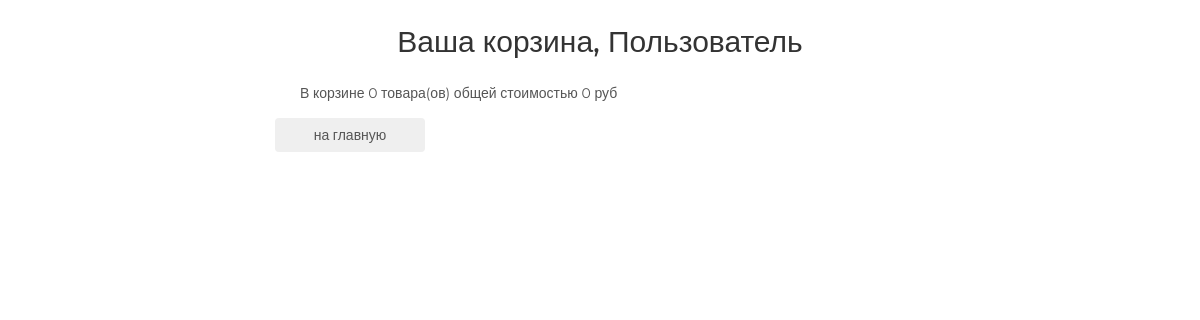
The page /basket/ (signed in) on the database as committed earlier.
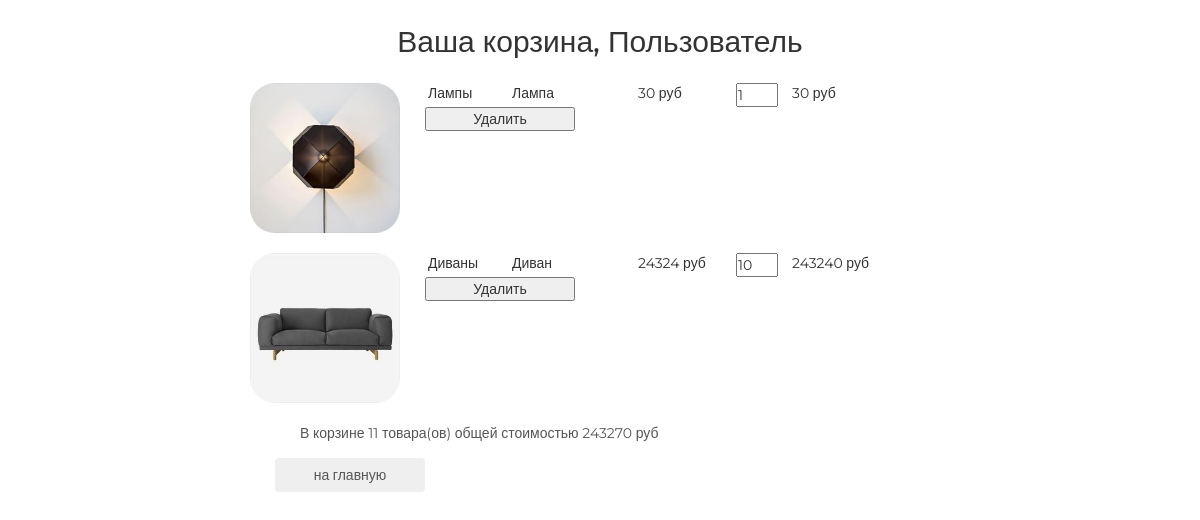
The same page on the database as committed later.
### basketapp/models.py (models this page shows, shortened)
class Basket(models.Model):
    user = models.OneToOneField(settings.AUTH_USER_MODEL, on_delete=models.CASCADE)
    add_datetime = models.DateTimeField(verbose_name='время добавления', auto_now_add=True)
    def totall_quantity(self):
        _items = OrderItem.objects.filter(basket=self)
        return sum(list(map(lambda x: x.quantity, _items)))
    def totall_price(self):
        _items = OrderItem.objects.filter(basket=self)
        _summ = 0
        for _item in _items:
            _summ = _summ + _item.totall_price
        return _summ

class OrderItem(models.Model):
    product = models.OneToOneField(Product, on_delete=models.CASCADE)
    quantity = models.PositiveIntegerField(verbose_name='количество', default=0)
    add_datetime = models.DateTimeField(verbose_name='время добавления', auto_now_add=True)
    basket = models.ForeignKey(Basket, on_delete=models.CASCADE)
    @property
    def totall_price(self):
        return self.product.price * self.quantity

### mainapp/models.py (models this page shows, shortened)
class Product(models.Model):
    name = models.CharField(max_length=32, unique=True, verbose_name='Название')
    descrition = models.TextField(verbose_name='Описание товара')
    price = models.PositiveIntegerField(verbose_name='Цена')
    category = models.ForeignKey(Category, on_delete=models.CASCADE)
    image = models.ImageField(upload_to='products', verbose_name='Изображение',
                              null=True, blank=True)

class Category(models.Model):
    name = models.CharField(max_length=32, unique=True, verbose_name='Название')

### basketapp/views.py (the view)
# urls.py: path('', basketapp.basket_view, name='basket'),
@login_required
def basket_view(request):
    basket = get_basket(user=request.user)
    items = OrderItem.objects.filter(basket=basket)
    content = {"basket":basket, "items":items,}
    return render(request, 'basketapp/basket.html', content)

### mainapp/views.py (called while the page is built)
def get_basket(user):
    if user.is_authenticated:
        basket = Basket.objects.filter(user=user)
        if not basket:
            basket = Basket(user)
            basket.save()
        return basket[0]
    return False

### basketapp/templates/basketapp/basket.html
{% extends 'basketapp/base.html' %}
{% block content %}
    <div class="basket_list">
        {% include 'basketapp/basket_inc.html' %}
    </div>
    <button class="btn btn-round">
        <a href="{% url 'mainapp:main' %}">
            на главную
        </a>
    </button>
{% endblock %}

### basketapp/templates/basketapp/base.html (shortened to what this page needs)
<!DOCTYPE html>
<html>
<head>
    {% block css %}
        <link rel="stylesheet" type="text/css" href="/static/css/bootstrap.min.css">
        <link rel="stylesheet" type="text/css" href="/static/style.css">
        <link rel="stylesheet" href="/static/fonts/font-awesome/css/font-awesome.css">
    {% endblock %}
</head>
<body>
	<div class="basket_container">
        <div class="h2 text-center head">
            Ваша корзина, {% if user.first_name %}{{ user.first_name|title}}{% else %}Пользователь{% endif %}
        </div>
        {% block content %}
        {% endblock %}
    </div>
</body>
</html>

### basketapp/templates/basketapp/basket_inc.html
{% for item in items %}
    <div class="basket_record">
        <img src="{{ item.product.image.url }}" alt="{{ item.product.descrition }}">
        <span class="category_name">{{ item.product.category.name }}</span>
        <span class="product_name">{{ item.product.name }}</span>
        <span class="product_price">{{ item.product.price }}&nbspруб</span>
        <input type="number" name="{{ item.pk }}" min="0" value="{{ item.quantity }}">
        <span class="product_cost">{{ item.totall_price }}&nbspруб</span>
        <form action="" name="{{ item.pk }}" method="post">
            <button type="submit" name="{{ item.pk }}">Удалить</button>
        </form>
    </div>
{% endfor %}
{% if basket %}
    <div class="basket_summary">
        В корзине {{ basket.totall_quantity }} товара(ов) общей стоимостью
        {{ basket.totall_price }} руб
    </div>
{% endif %}

### static/style.css (style rules this page uses)
* { margin: 0; padding: 0; }
body { font-family: 'Montserrat', sans-serif; }
html, body { height: 100%; }
.basket_container { margin: 25px auto; width: 700px; }
.basket_list input[type="number"] { width: 3em; position: relative; display: block; float: left; }
.basket_list span.category_name { margin-left: 2em; width: 5em; position: relative; display: block; float: left; }
.basket_list span.product_name { margin-left: 1em; width: 8em; position: relative; display: block; float: left; }
.basket_list span.product_price { margin-left: 1em; width: 7em; position: relative; display: block; float: left; }
.basket_list span.product_cost { margin-left: 1em; width: 7em; position: relative; display: block; float: left; }
.basket_list .basket_record { position: relative; display: block; height: 170px; float: none; }
.basket_container .head { margin: 25px auto; }
.basket_container button { margin-left: 25px; width: 150px; display: block; float: left; }
.basket_container button a { text-decoration: none; color: #555; }
.basket_container img { display: block; float: left; width: 150px; border-radius: 25px; }
.basket_container .basket_summary { display: block; margin-left: 50px; margin-bottom: 15px; color: #555; }

Rows that differ between the two databases and show on the page:
added OrderItem: product.image (picture), product.category.name "Лампы", product.name "Лампа", product.price "30", quantity "1", totall_price "30"
added OrderItem: product.image (picture), product.category.name "Диваны", product.name "Диван", product.price "24324", quantity "10", totall_price "243240"
computed for Basket: totall_quantity "0" → "11"; totall_price "0" → "243270"
